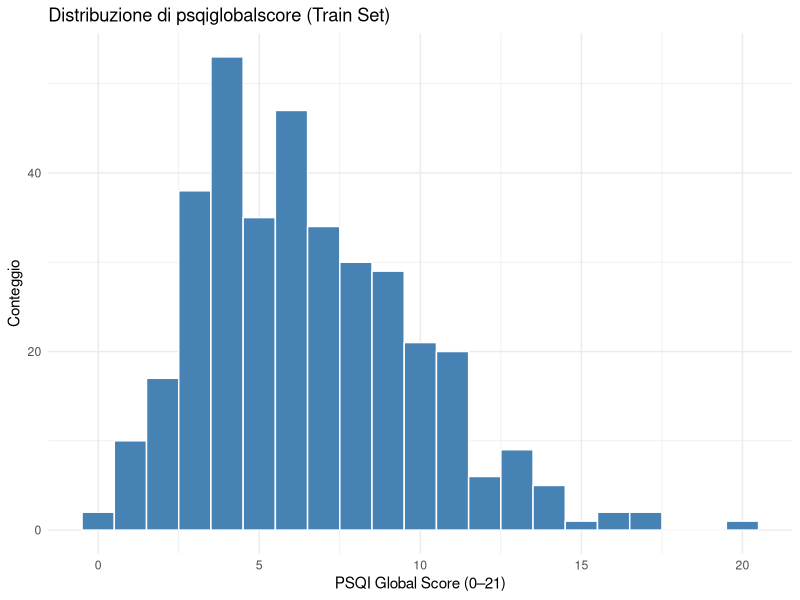
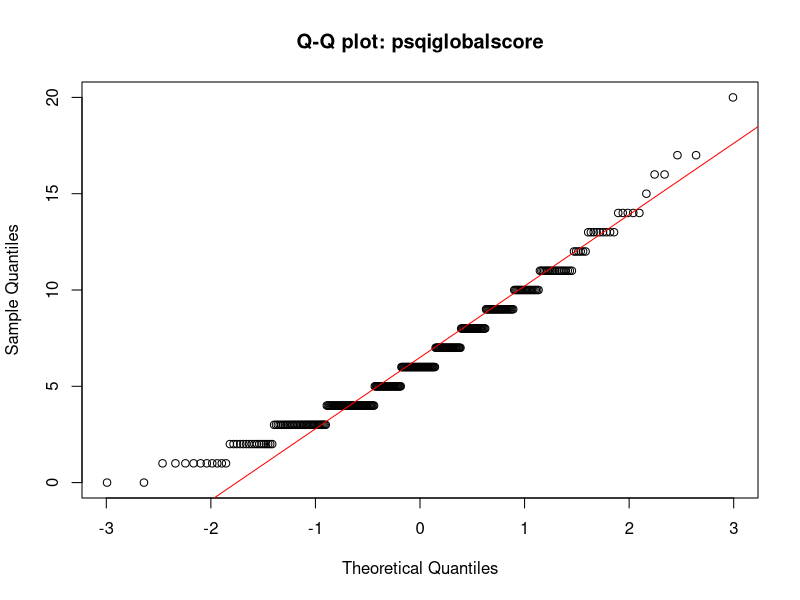
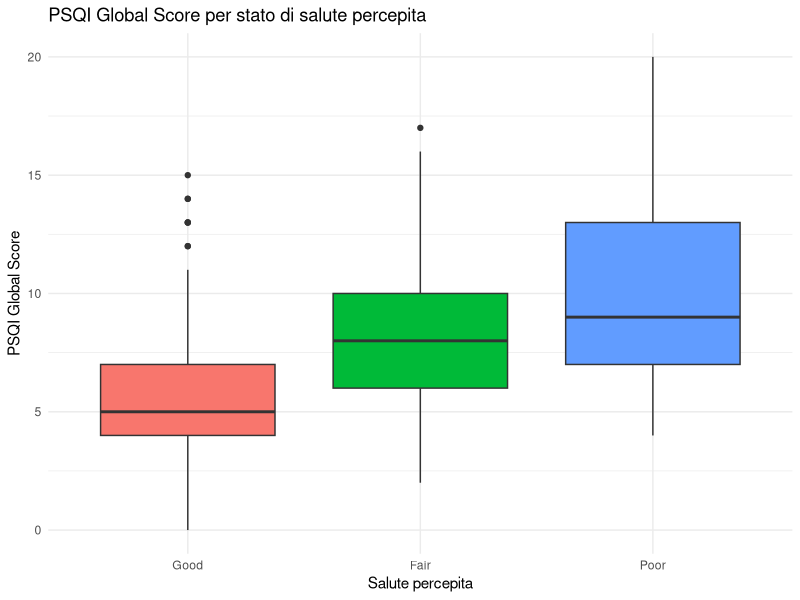
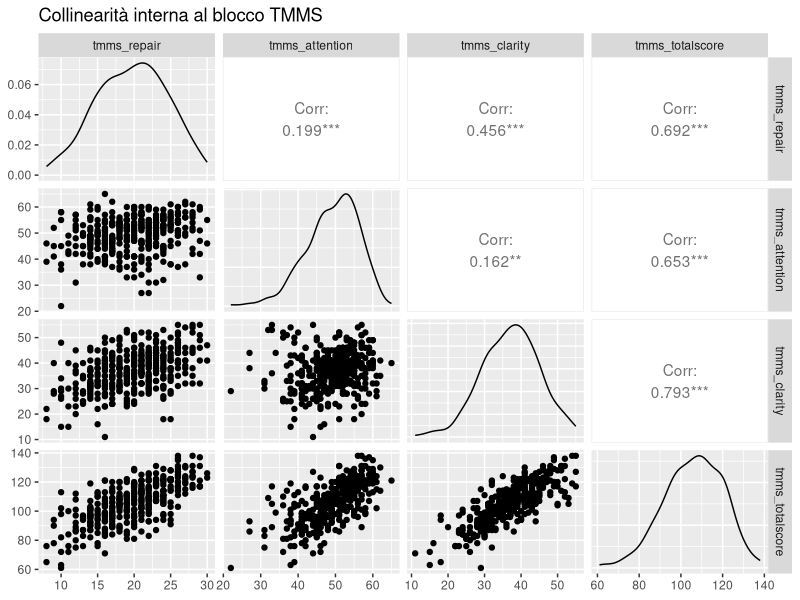
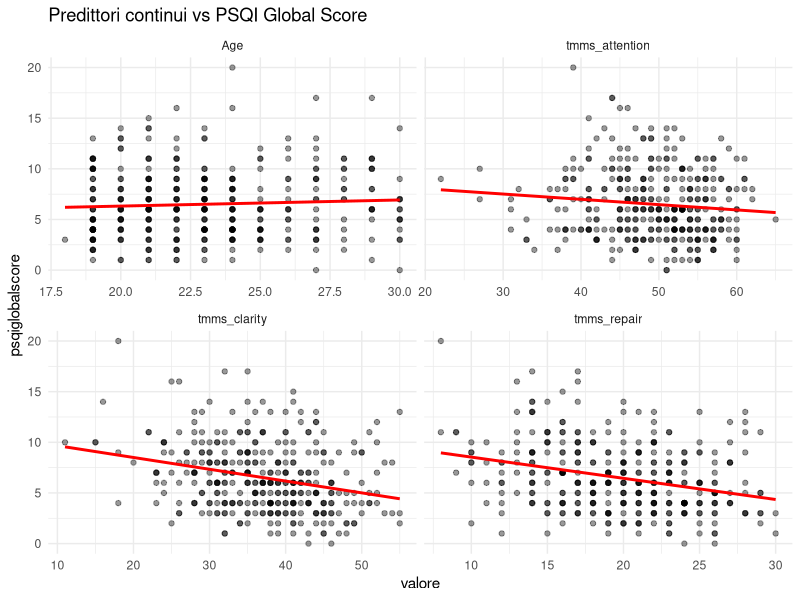
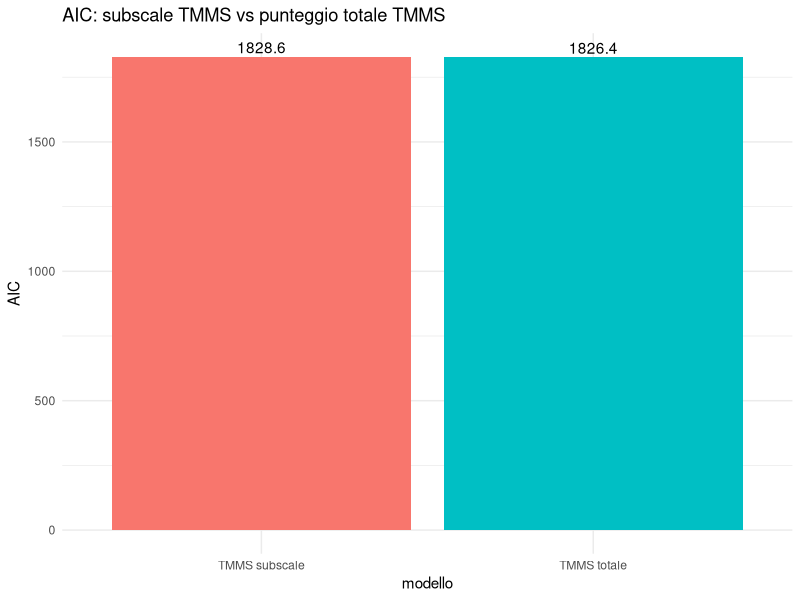
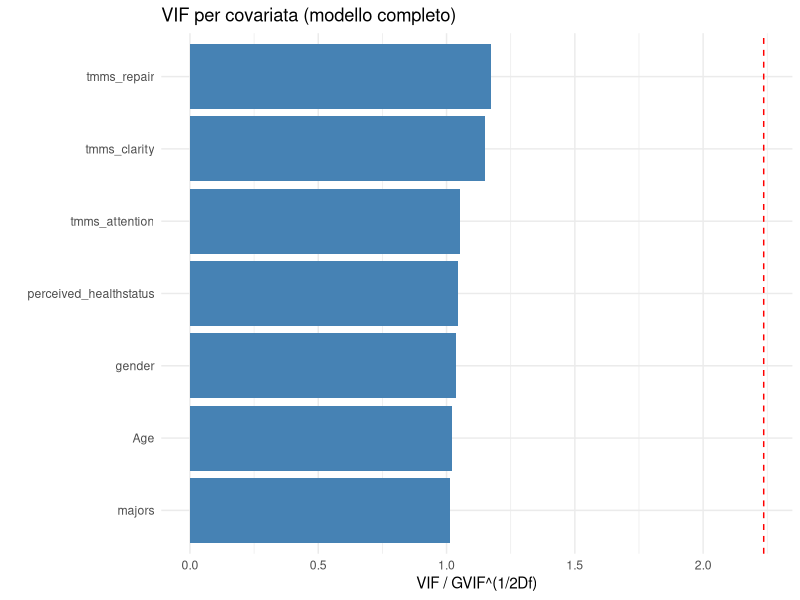
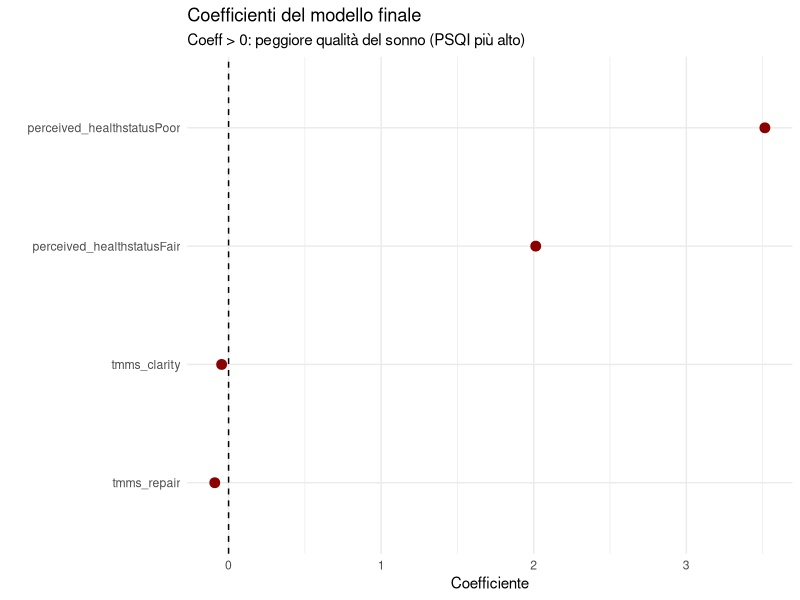

Here is the R script that generated these plots, in order:
# ==============================================================================
# Progetto di Inferenza Statistica
# Stato di Salute Percepito (TMMS, PSQI-componenti) → Qualità del Sonno
# ------------------------------------------------------------------------------
# MODIFICHE RISPETTO ALLO SCRIPT ORIGINALE (segnalate con [MOD]):
#
# [MOD-1]  RISPOSTA: psqiglobalscore (intero 0–21) al posto di
#           perceived_healthstatus (ordinale a 3 livelli).
#           Scelta modellistica: psqiglobalscore è trattata come continua →
#           regressione lineare (lm). La sezione 4-BIS offre anche la versione
#           categorizzata (Good/Fair/Poor secondo soglie PSQI standard) con polr,
#           così il confronto AIC è possibile su entrambe le specifiche.
#
# [MOD-2]  PREDITTORI: perceived_healthstatus diventa predittore (nominale),
#           psqiglobalscore e i 7 componenti PSQI escono dal lato predittori
#           (sarebbero strutturalmente collineari con la risposta).
#
# [MOD-3]  COLLINEARITÀ STRUTTURALE: rimane solo il blocco TMMS
#           (subscale vs totale). Il blocco PSQI è ora la risposta, sparisce.
#
# [MOD-4]  SEZIONE 4: confronto AIC su un solo caso (TMMS subscale vs totale),
#           non due come nell'originale.
#
# [MOD-5]  BUG CORRETTO: car::vif() non accetta oggetti polr.
#           Per lm() funziona direttamente. Se si usa polr (sezione 4-BIS)
#           il VIF viene calcolato su un lm() ausiliario con gli stessi predittori.
#
# [MOD-6]  METRICHE DI VALUTAZIONE: accuracy e kappa pesato (metriche per
#           classificazione) sostituite con RMSE e R² (metriche per regressione).
#           La sezione 4-BIS mantiene accuracy + kappa se si sceglie polr.
#
# [MOD-7]  stepAIC() funziona sia su lm che su polr → nessuna modifica necessaria.
# ==============================================================================


## 0. Librerie -----------------------------------------------------------------
library(readxl)
library(car)      # vif()
library(MASS)     # polr(), stepAIC()
library(GGally)   # ggpairs()
library(tidyverse)


## 1. Importazione dati ---------------------------------------------------------
dataset <- read_excel("sharing dataset.xlsx", sheet = "Sheet1")
dataset <- as.data.frame(dataset)

dim(dataset)
head(dataset)
summary(dataset)

### 1.a Qualità: NA, duplicati, tipi
sum(is.na(dataset))
sum(duplicated(dataset))
str(dataset)
names(dataset) <- trimws(names(dataset))


### 1.b Gestione dei factor
# [MOD-2] perceived_healthstatus è ora PREDITTORE nominale (non ordinale):
#         usiamo factor() senza ordered = TRUE, così lm() crea le dummy corrette.
dataset$gender <- factor(dataset$gender, levels = c(0, 1),
                         labels = c("Male", "Female"))

dataset$majors <- factor(dataset$majors, levels = c(0, 1, 2),
                         labels = c("MedicalLifeScience", "SocialScience", "Technology"))

dataset$perceived_healthstatus <- factor(dataset$perceived_healthstatus,
                                         levels = c(0, 1, 2),
                                         labels = c("Good", "Fair", "Poor"))
# "Good" è la categoria di riferimento (livello base) nelle dummy.


### 1.c Collinearità strutturale
# [MOD-3] Rimane solo la verifica TMMS; il blocco PSQI è la risposta.
check_tmms <- all(dataset$tmms_repair + dataset$tmms_attention + dataset$tmms_clarity
                  == dataset$tmms_totalscore)
cat("tmms_totalscore = somma delle subscale per tutte le righe?", check_tmms, "\n")
# → TRUE: includere subscale + totale nello stesso modello produrrebbe rank deficiency.


## 2. Split train/test -----------------------------------------------------------
set.seed(123)
index <- sample(1:nrow(dataset), size = floor(0.70 * nrow(dataset)))
train_set <- dataset[index, ]
test_set  <- dataset[-index, ]

cat("Train:", nrow(train_set), "| Test:", nrow(test_set), "\n")


## 3. Analisi esplorativa (EDA) --------------------------------------------------

### 3.a Distribuzione della risposta (continua)
# [MOD-1] Istogramma di psqiglobalscore (0 = ottimo, 21 = pessimo).
ggplot(train_set, aes(x = psqiglobalscore)) +
  geom_histogram(binwidth = 1, fill = "steelblue", color = "white") +
  labs(title = "Distribuzione di psqiglobalscore (Train Set)",
       x = "PSQI Global Score (0–21)", y = "Conteggio") +
  theme_minimal()

# Q-Q plot: verifica approssimativa di normalità (rilevante per i residui di lm)
qqnorm(train_set$psqiglobalscore, main = "Q-Q plot: psqiglobalscore")
qqline(train_set$psqiglobalscore, col = "red")


### 3.b Risposta per livello di salute percepita
ggplot(train_set, aes(x = perceived_healthstatus, y = psqiglobalscore,
                      fill = perceived_healthstatus)) +
  geom_boxplot() +
  labs(title = "PSQI Global Score per stato di salute percepita",
       x = "Salute percepita", y = "PSQI Global Score") +
  theme_minimal() + theme(legend.position = "none")


### 3.c Collinearità visiva nel blocco TMMS
ggpairs(train_set[, c("tmms_repair", "tmms_attention", "tmms_clarity", "tmms_totalscore")],
        title = "Collinearità interna al blocco TMMS")


### 3.d Scatter: predittori continui vs psqiglobalscore
vars_cont <- c("Age", "tmms_repair", "tmms_attention", "tmms_clarity")

train_long <- train_set %>%
  pivot_longer(cols = all_of(vars_cont), names_to = "variabile", values_to = "valore")

ggplot(train_long, aes(x = valore, y = psqiglobalscore)) +
  geom_point(alpha = 0.4) +
  geom_smooth(method = "lm", se = FALSE, color = "red") +
  facet_wrap(~ variabile, scales = "free_x") +
  labs(title = "Predittori continui vs PSQI Global Score") +
  theme_minimal()


## 4. Confronto sottomodelli: subscale TMMS vs punteggio totale ------------------
# [MOD-4] Un solo confronto (TMMS); la risposta è psqiglobalscore (continua → lm).

modello_tmms_subscale <- lm(
  psqiglobalscore ~ Age + gender + majors + perceived_healthstatus +
    tmms_repair + tmms_attention + tmms_clarity,
  data = train_set
)

modello_tmms_totale <- lm(
  psqiglobalscore ~ Age + gender + majors + perceived_healthstatus +
    tmms_totalscore,
  data = train_set
)

cat("\n--- Confronto TMMS: subscale vs totale (AIC) ---\n")
print(AIC(modello_tmms_subscale, modello_tmms_totale))

ggplot(data.frame(modello = c("TMMS subscale", "TMMS totale"),
                  AIC = c(AIC(modello_tmms_subscale), AIC(modello_tmms_totale))),
       aes(x = modello, y = AIC, fill = modello)) +
  geom_col() +
  geom_text(aes(label = round(AIC, 1)), vjust = -0.3) +
  labs(title = "AIC: subscale TMMS vs punteggio totale TMMS") +
  theme_minimal() + theme(legend.position = "none")

# Manteniamo la specificazione con AIC più basso.
# Per default usiamo "subscale"; se nel vostro run vince "totale", cambiate qui.


## 5. Modello completo -----------------------------------------------------------
modello_completo <- modello_tmms_subscale   # adeguate se vince tmms_totale in Sez.4
summary(modello_completo)


## 6. Controllo collinearità tramite VIF -----------------------------------------
# [MOD-5] lm() è accettato direttamente da car::vif(); nessun workaround necessario.
vif_vals <- vif(modello_completo)
print(vif_vals)

# car restituisce una matrice quando ci sono factor con Df > 1 (GVIF, Df, GVIF^(1/(2Df)))
if (!is.null(dim(vif_vals))) {
  soglia <- sqrt(5)
  variabili_collineari <- rownames(vif_vals)[vif_vals[, 3] > soglia]
  vif_plot_data <- data.frame(variabile = rownames(vif_vals), VIF = vif_vals[, 3])
} else {
  soglia <- 5
  variabili_collineari <- names(vif_vals)[vif_vals > soglia]
  vif_plot_data <- data.frame(variabile = names(vif_vals), VIF = vif_vals)
}

cat("Variabili con forte collinearità (soglia VIF equivalente a 5):\n")
print(variabili_collineari)

ggplot(vif_plot_data, aes(x = reorder(variabile, VIF), y = VIF)) +
  geom_col(fill = "steelblue") +
  geom_hline(yintercept = soglia, color = "red", linetype = "dashed") +
  coord_flip() +
  labs(title = "VIF per covariata (modello completo)",
       x = "", y = "VIF / GVIF^(1/2Df)") +
  theme_minimal()


## 7. Selezione del modello: stepwise AIC -----------------------------------------
modello_step <- stepAIC(modello_completo, direction = "both", trace = FALSE)
summary(modello_step)

cat("\n--- Confronto modello completo vs modello stepwise ---\n")
print(AIC(modello_completo, modello_step))
# Nota: anova() per il test LR richiede modelli annidati; stepAIC può rimuovere
# predittori non annidabili facilmente. Se i modelli sono annidati:
if (length(coef(modello_step)) < length(coef(modello_completo))) {
  print(anova(modello_step, modello_completo))  # F-test per lm annidati
}

modello_definitivo <- modello_step

### 7.a Coefficienti standardizzati (interpretazione relativa delle variabili)
coef_std <- coef(modello_definitivo)[-1]  # escludi intercetta
coef_df  <- data.frame(variabile = names(coef_std), coefficiente = coef_std)

ggplot(coef_df, aes(x = reorder(variabile, coefficiente), y = coefficiente)) +
  geom_point(size = 3, color = "darkred") +
  geom_hline(yintercept = 0, linetype = "dashed") +
  coord_flip() +
  labs(title = "Coefficienti del modello finale",
       subtitle = "Coeff > 0: peggiore qualità del sonno (PSQI più alto)",
       x = "", y = "Coefficiente") +
  theme_minimal()


## 8. Diagnostica dei residui ---------------------------------------------------
par(mfrow = c(2, 2))
plot(modello_definitivo)
par(mfrow = c(1, 1))


## 9. Validazione predittiva sul test set ----------------------------------------
# [MOD-6] Metriche per regressione: RMSE e R² al posto di accuracy e kappa.

pred_test <- predict(modello_definitivo, newdata = test_set)

rmse_test <- sqrt(mean((test_set$psqiglobalscore - pred_test)^2))
ss_res    <- sum((test_set$psqiglobalscore - pred_test)^2)
ss_tot    <- sum((test_set$psqiglobalscore - mean(test_set$psqiglobalscore))^2)
r2_test   <- 1 - ss_res / ss_tot

cat("RMSE sul test set:", round(rmse_test, 3), "\n")
cat("R² sul test set:  ", round(r2_test,   3), "\n")

# Baseline: modello costante (media del train)
rmse_baseline <- sqrt(mean((test_set$psqiglobalscore - mean(train_set$psqiglobalscore))^2))
cat("RMSE baseline (predire sempre la media del train):", round(rmse_baseline, 3), "\n")

# Scatter osservato vs predetto
ggplot(data.frame(osservato = test_set$psqiglobalscore, predetto = pred_test),
       aes(x = predetto, y = osservato)) +
  geom_point(alpha = 0.6) +
  geom_abline(slope = 1, intercept = 0, color = "red", linetype = "dashed") +
  labs(title = "Test Set: osservato vs predetto",
       x = "PSQI predetto", y = "PSQI osservato") +
  theme_minimal()


## 10. Cross-validation k-fold (solo sul train set) ------------------------------
set.seed(123)
k     <- 10
folds <- sample(rep(1:k, length.out = nrow(train_set)))

formula_finale <- formula(modello_definitivo)

cv_rmse <- numeric(k)
cv_r2   <- numeric(k)

for (i in 1:k) {
  train_cv <- train_set[folds != i, ]
  test_cv  <- train_set[folds == i, ]
  
  mod_cv  <- lm(formula_finale, data = train_cv)
  pred_cv <- predict(mod_cv, newdata = test_cv)
  
  cv_rmse[i] <- sqrt(mean((test_cv$psqiglobalscore - pred_cv)^2))
  ss_r  <- sum((test_cv$psqiglobalscore - pred_cv)^2)
  ss_t  <- sum((test_cv$psqiglobalscore - mean(test_cv$psqiglobalscore))^2)
  cv_r2[i]   <- 1 - ss_r / ss_t
}

cat("RMSE per fold:\n"); print(round(cv_rmse, 3))
cat("RMSE medio (CV):", round(mean(cv_rmse), 3),
    " - SD:", round(sd(cv_rmse), 3), "\n")
cat("R² medio (CV):  ", round(mean(cv_r2), 3), "\n")

cv_df <- data.frame(fold = factor(1:k), RMSE = cv_rmse)
ggplot(cv_df, aes(x = "", y = RMSE)) +
  geom_boxplot(fill = "lightgreen", outlier.shape = NA) +
  geom_jitter(width = 0.05, size = 2) +
  geom_hline(yintercept = rmse_baseline, color = "red", linetype = "dashed") +
  labs(title = paste0(k, "-fold Cross-Validation: RMSE (Train Set)"),
       subtitle = "Linea rossa = baseline (predire sempre la media)",
       x = "", y = "RMSE") +
  theme_minimal()


## 11. Riepilogo finale ---------------------------------------------------------
cat("\n========== RIEPILOGO FINALE ==========\n")
cat("Formula modello definitivo:\n"); print(formula_finale)
cat("\nRMSE test set:", round(rmse_test, 3),
    " | baseline:", round(rmse_baseline, 3), "\n")
cat("R² test set:   ", round(r2_test, 3), "\n")
cat("RMSE medio CV (", k, "-fold, train set):", round(mean(cv_rmse), 3), "\n")
cat("R² medio CV:   ", round(mean(cv_r2), 3), "\n")


# ==============================================================================
# APPENDICE – Versione con risposta ORDINALE (polr) usando soglie PSQI standard
# ------------------------------------------------------------------------------
# Se preferite mantenere polr per coerenza con l'impostazione originale,
# categorizzate psqiglobalscore in 3 classi secondo le soglie standard PSQI:
#   0–4  → "Good"  (qualità del sonno buona)
#   5–10 → "Fair"  (qualità discreta, attenzione clinica consigliata)
#   11–21→ "Poor"  (qualità del sonno cattiva)
# e sostituite lm() con polr() ovunque.
# ==============================================================================

dataset$psqi_cat <- cut(dataset$psqiglobalscore,
                        breaks = c(-Inf, 4, 10, Inf),
                        labels = c("Good", "Fair", "Poor"),
                        ordered_result = TRUE)

train_set$psqi_cat <- dataset$psqi_cat[index]
test_set$psqi_cat  <- dataset$psqi_cat[-index]

print(table(train_set$psqi_cat))

modello_polr_subscale <- polr(
  psqi_cat ~ Age + gender + majors + perceived_healthstatus +
    tmms_repair + tmms_attention + tmms_clarity,
  data = train_set, Hess = TRUE
)

modello_polr_totale <- polr(
  psqi_cat ~ Age + gender + majors + perceived_healthstatus +
    tmms_totalscore,
  data = train_set, Hess = TRUE
)

cat("\n--- Confronto TMMS (polr su psqi_cat): subscale vs totale ---\n")
print(AIC(modello_polr_subscale, modello_polr_totale))

# p-value per polr (non forniti di default)
aggiungi_pvalue <- function(modello) {
  ct <- coef(summary(modello))
  p  <- pnorm(abs(ct[, "t value"]), lower.tail = FALSE) * 2
  cbind(ct, "p value" = p)
}

modello_polr_step <- stepAIC(modello_polr_subscale, direction = "both", trace = FALSE)
print(aggiungi_pvalue(modello_polr_step))

# [MOD-5 per polr] VIF su lm ausiliario con stessi predittori
formula_ausiliaria <- update(formula(modello_polr_step), as.numeric(psqi_cat) ~ .)
lm_ausiliario <- lm(formula_ausiliaria, data = train_set)
print(vif(lm_ausiliario))

# Valutazione sul test set (polr)
pred_polr <- predict(modello_polr_step, newdata = test_set, type = "class")
mc <- table(Osservato = test_set$psqi_cat, Predetto = pred_polr)
print(mc)
cat("Accuracy polr test set:", round(sum(diag(mc)) / sum(mc), 3), "\n")
